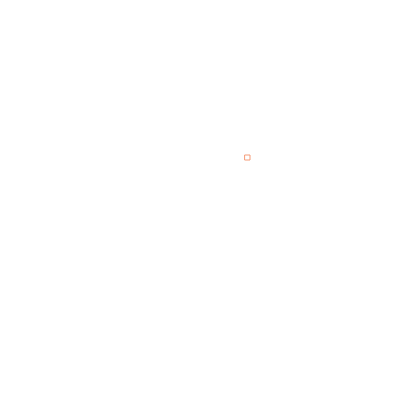
Frame 1 (no input)
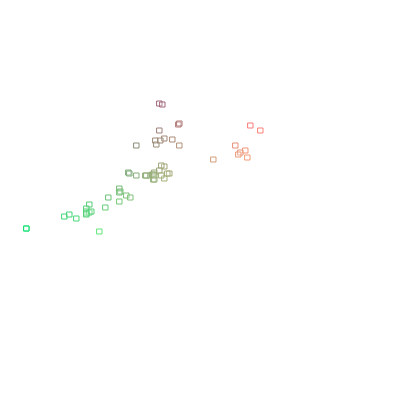
Frame 60 (no input)
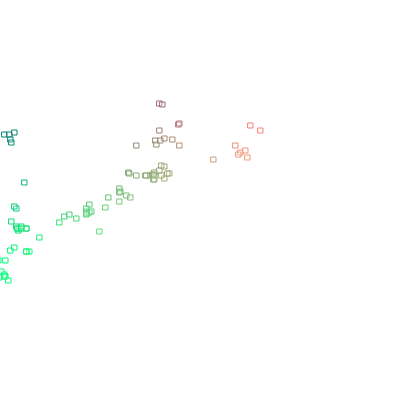
Frame 120 (the mouse pressed at the canvas centre since frame 60)

The p5.js sketch that drew these frames (run headless with seeded random() and noise() and a simulated clock; from frame 60 on, the mouse is pressed at the canvas centre):

// p5.js sketch
// ── sketch.js
var walker;

function setup() {
  createCanvas(400, 400)
  walker = new Walker(width/2, height/2);
}

function draw() {
  fill(255, 50);
  //fill(walker.x, walker.y, 120, 50)
  walker.step();
  walker.display();
}

function Walker (x, y) {
  this.x = x;
  this.y = y;
  
  return this;
}

Walker.prototype.display = function() {
  stroke(this.x, this.y, 120)
  // noStroke()
  // ellipse(this.x, this.y, this.x, this.y);
  // push()
  // rotate(this.x%50, this.y%50)
  rect(this.x, this.y, 5, 5)
  // pop()
}

Walker.prototype.step = function() {
  // FIRST VERSION
  // var choice = Math.round(Math.random() * 3);
  // print(choice);
  // if (choice == 0) {
  //   this.x++;
  // } else if (choice == 1) {
  //   this.x--;
  // } else if (choice == 2) {
  //   this.y++;
  // } else {
  //   this.y--;
  // }
  
  // SECOND VERSION
  
  var stepsize = Math.round(Math.random() * 10) + 1
  var stepX = Math.round(Math.random() * 2*stepsize) - stepsize
  var stepY = Math.round(Math.random() * 2*stepsize) - stepsize
  
  if (montecarlo()) {
    this.x+= stepX
    this.y+= stepY
  } else {
    this.x += stepX*5
    this.y += stepY*5
  }
  
}

function montecarlo() {
  var r1 = Math.floor(Math.random()*100)+1
  var p = r1
  var r2 = Math.floor(Math.random()*100)+1
  
  return (r2 < p)
}
